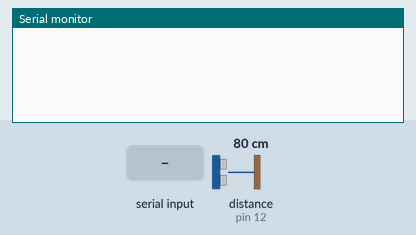
Bench run of a sketch on a simulated Arduino Uno, built with avr-gcc and run on an emulated ATmega328P. On the bench: the last lines printed to the serial monitor. Inputs (shaded band) come from the test bench; at power-on: distance to the obstacle (sensor on pin 12) 80 cm. The echo pulse lasts 58.3 µs per cm.

Above: at 1.2 s.
1.3 s: "o" received over Serial
At 1.42 s:
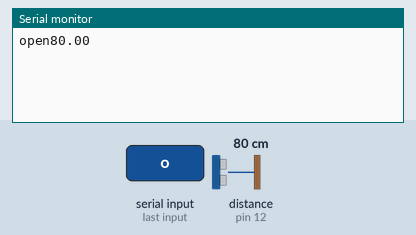
2.9 s: "c" received over Serial
At 3.4 s:
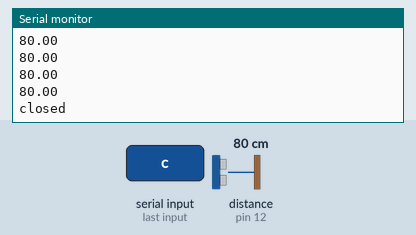

Measured:
- after the input at 1.3 s, the serial monitor: prints a new line at once (image 1)
- after the input at 2.9 s, the serial monitor: prints a new line at once (image 2)

The sketch:

DistanceSensor.ino
```cpp
#include <Ultrasonic.h>

#define TRIGGER_PIN  13
#define ECHO_PIN     12

Ultrasonic ultrasonic(TRIGGER_PIN, ECHO_PIN);
bool active = false;

void setup()
{
  Serial.begin(9600);
}

void loop()
{
  char data = Serial.read();
  switch(data)
  {
    case 'o':
      active = true;
      Serial.print("open");
      delay(100);
      return;
    case 'c':
      active = false;
      Serial.print("closed");
      break;
  }

  if(active == true)
  {
    GetSignal();
  }
}

void GetSignal()
{
      float cmMsec, inMsec;
      long microsec = ultrasonic.timing();

      cmMsec = ultrasonic.convert(microsec, Ultrasonic::CM);
      inMsec = ultrasonic.convert(microsec, Ultrasonic::IN);

      String result = "";
      result += cmMsec;
      Serial.println(result);

      //Serial.print("MS: ");
      //Serial.print(microsec);
      //Serial.print(", CM: ");
      //Serial.print(cmMsec);
      //Serial.print(", IN: ");
      //Serial.println(inMsec);
      delay(10);
}
```
